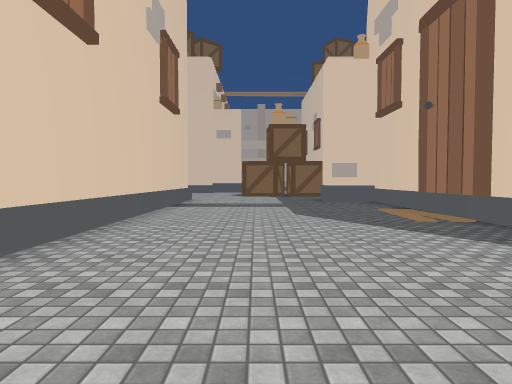
view 1 (above)

24 first-person views from a walk through a scene from a Unity 3-D project. The camera is 1.3 m above the floor, tilts 2° down and sees 75° across. The floor is counted in squares, 2 m on a side. Each view is taken from the middle of a square. On the plan, view 1 faces up. The plan holds only what a view shows up to about 10 squares ahead; the rest is blank. The place goes on beyond the plan. The player is left out. Some animated figures are left out. Some surface patterns are stand-ins.

view 2
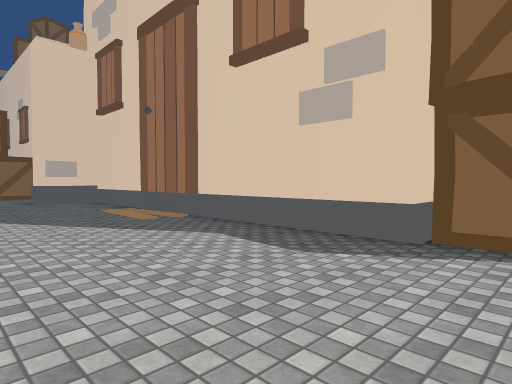

view 3
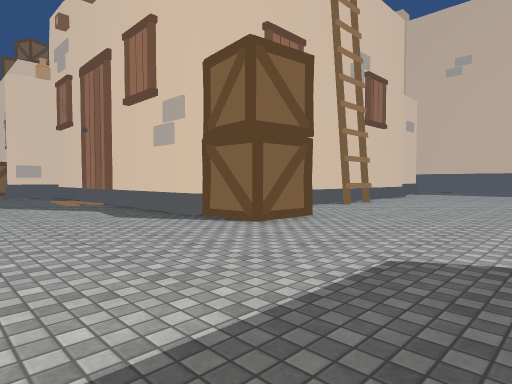

view 4
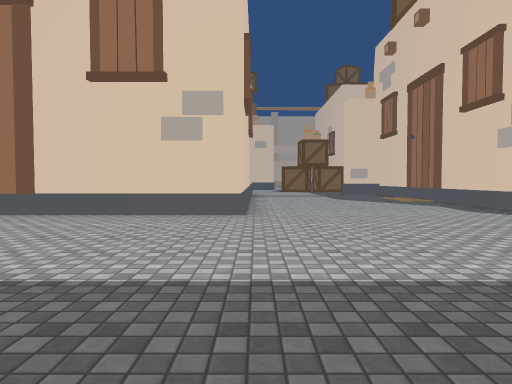

view 5
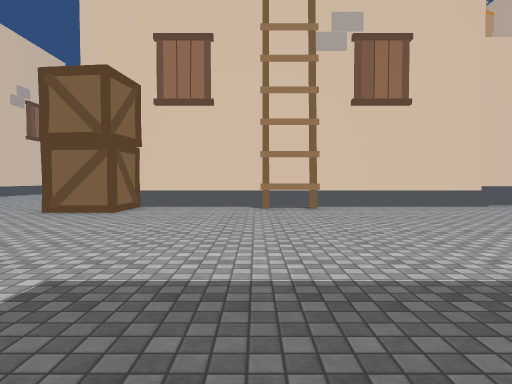

view 6
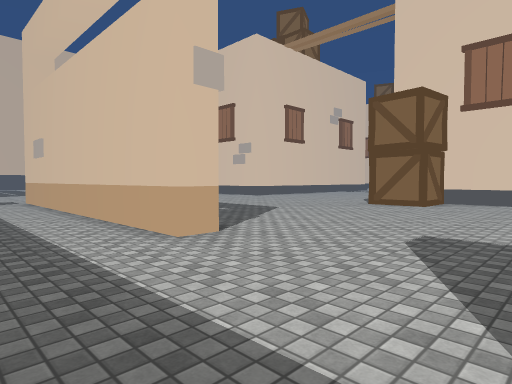

view 7
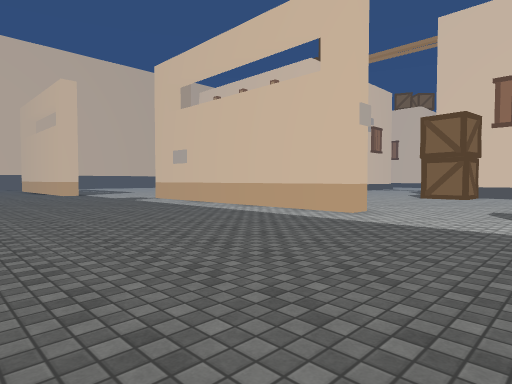

view 8
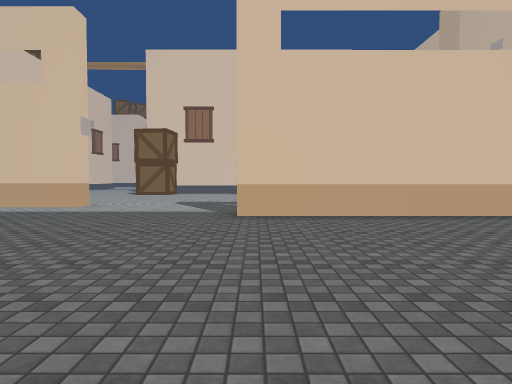

view 9
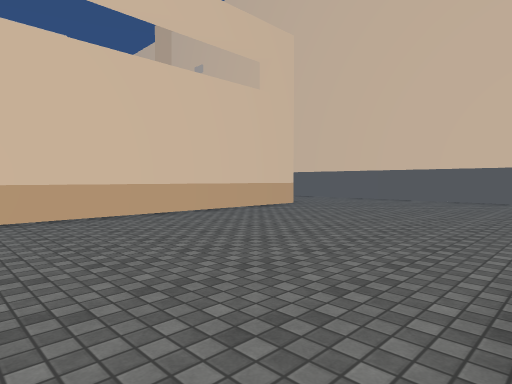

view 10
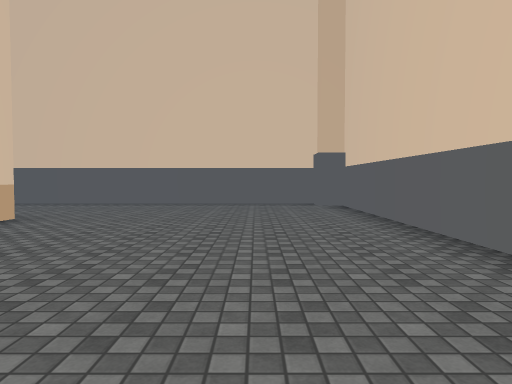

view 11
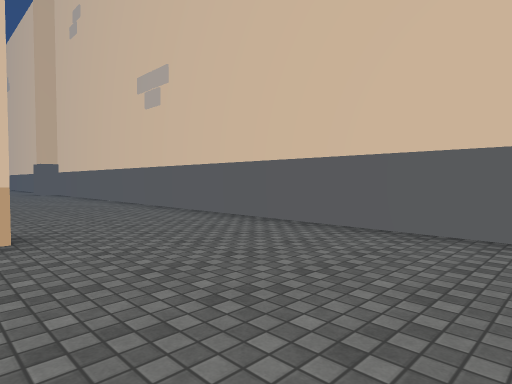

view 12
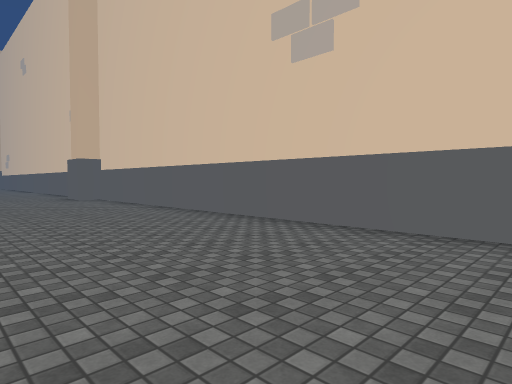

view 13
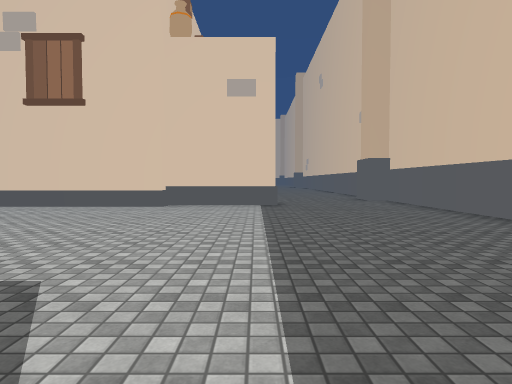

view 14
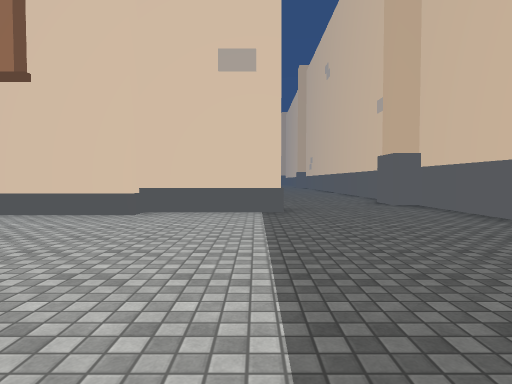

view 15
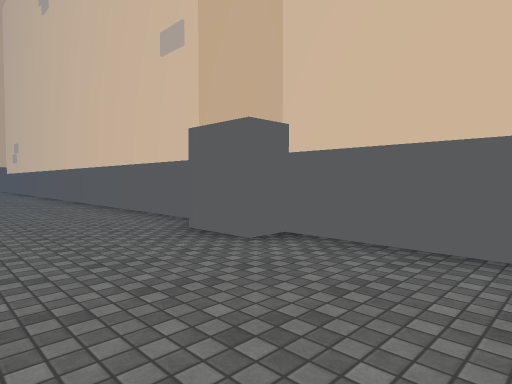

view 16
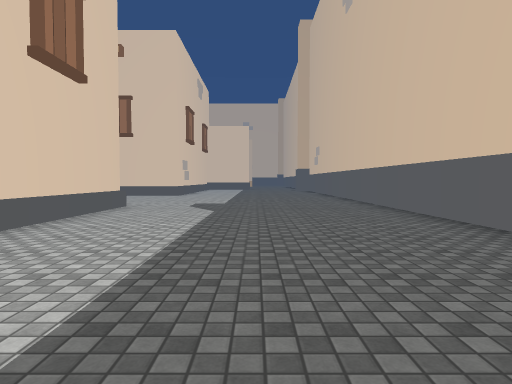

view 17
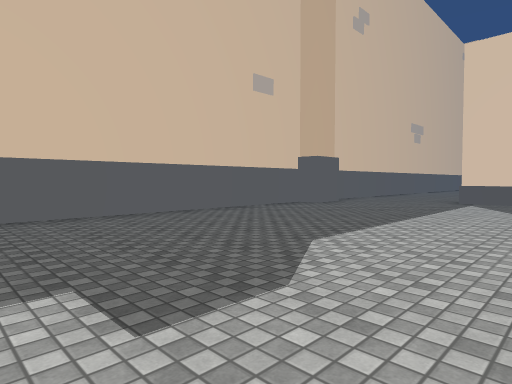

view 18
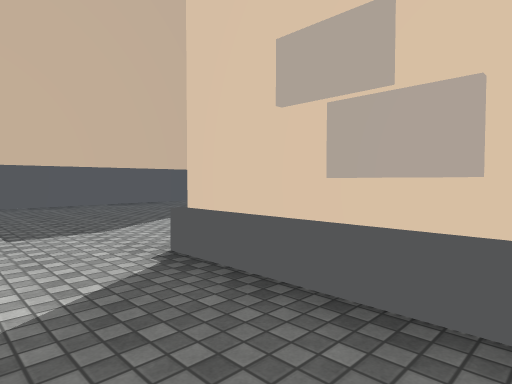

view 19
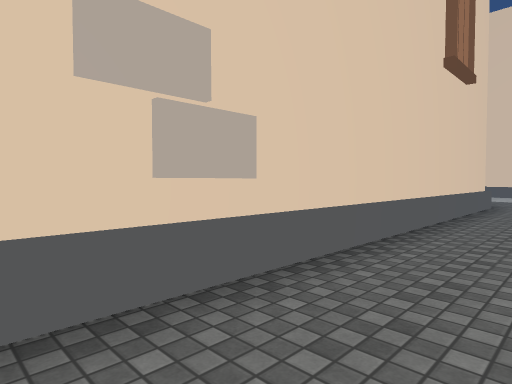

view 20
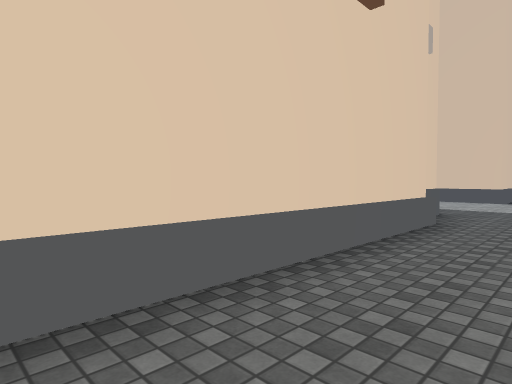

view 21
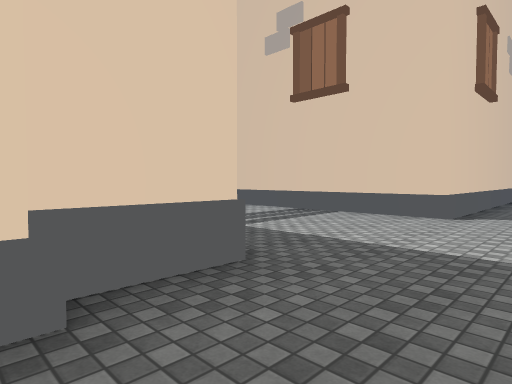

view 22
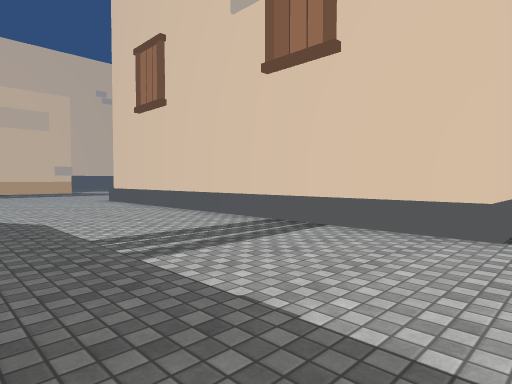

view 23
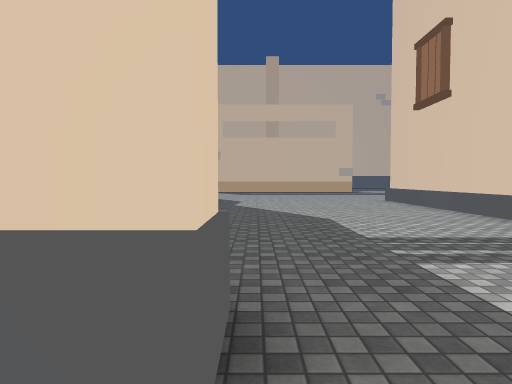

view 24
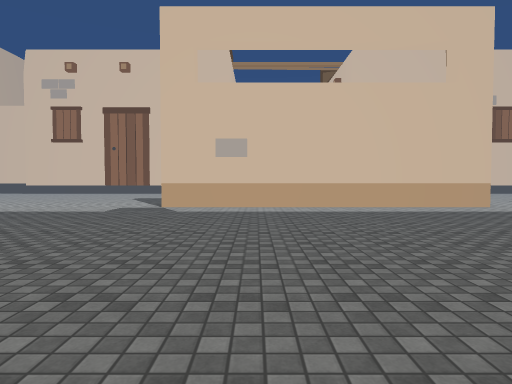

### Floor plan
Key: @ floor where view 1 was taken; # wall or solid block; . floor; B building; A box; O other object.
Columns run from 8 left of view 1 to 21 right of it. Each row starts with its distance up from view 1.
 13           ...................#
 12   ...........................#
 11 ######B....O########B#.......#
 10      ##.....#         .......#
  9       B.....#         .......#
  8       B.....#         .......#
  7       B.....#         .......#
  6       #.....#         .......#
  5       #.....#          .....##
  4       B.....#          .....##
  3       B.....#          ......#
  2       #.....#         ###....#
  1   ..........AA..B#...........#
  0   ......@...AA...............#
 -1    ..........................#
 -2    ..........................#
 -3     ................ ........#
 -4      ............... ........#
 -5 ..... .    ........   .......#
 -6 .....       ......     ......#
 -7  ....########....       .....#
 -8  .................      .....#
 -9   ...............########....#
-10    ..........................#
-11     .........................#
-12     .........................#
-13      .....  .................#
-14       ...       .............#
-15        .         ...........##
-16                       #######

Where each view was taken, in squares from view 1:
view 1: 0 up, 0 right, facing up
view 2: 0 up, 0 right, facing up-right
view 3: 4 down, 0 right, facing up-right
view 4: 5 down, 2 left, facing up
view 5: 7 down, 8 right, facing up
view 6: 9 down, 8 right, facing up-left
view 7: 13 down, 8 right, facing up-left
view 8: 15 down, 9 right, facing up
view 9: 15 down, 9 right, facing up-right
view 10: 13 down, 11 right, facing right
view 11: 13 down, 16 right, facing up-right
view 12: 8 down, 16 right, facing up-right
view 13: 7 down, 16 right, facing up
view 14: 5 down, 16 right, facing up
view 15: 1 up, 17 right, facing up-right
view 16: 3 up, 17 right, facing up
view 17: 13 up, 14 right, facing down-right
view 18: 13 up, 11 right, facing down-right
view 19: 13 up, 13 right, facing down-left
view 20: 13 up, 9 right, facing down-left
view 21: 13 up, 4 right, facing down-left
view 22: 12 up, 2 right, facing down-left
view 23: 12 up, 2 right, facing down
view 24: 15 down, 1 left, facing up
